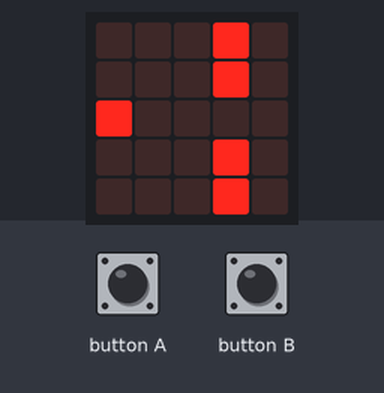
Simulated run of this program. Board: BBC micro:bit running MicroPython. On the bench: the board's 5×5 LED display. The test bench sets the inputs (shaded band). The interpreter's speed is modelled, so counts of loop turns are approximate.

Above: at 3.1 s.
3.2 s: button A pressed for 2 s
At 4.3 s:
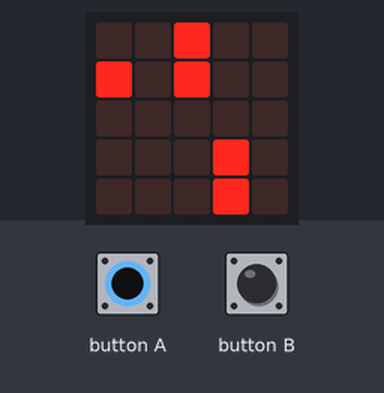
8.0 s: button B pressed for 2 s
At 10.4 s:
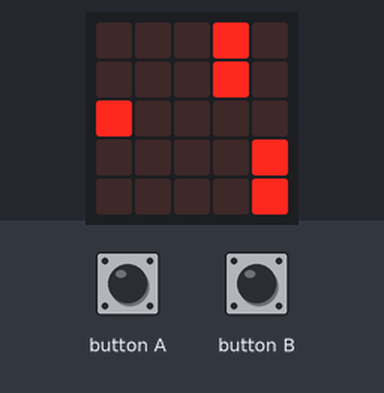
12.8 s: button B pressed for 2 s
At 13.6 s:
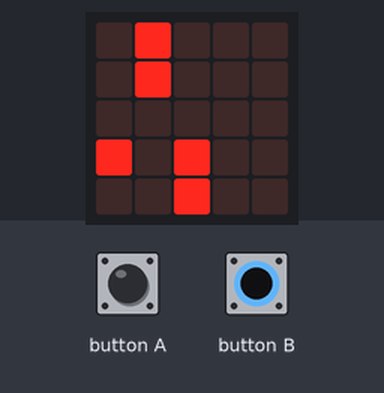
16.8 s: button A pressed for 2 s
At 18.3 s:
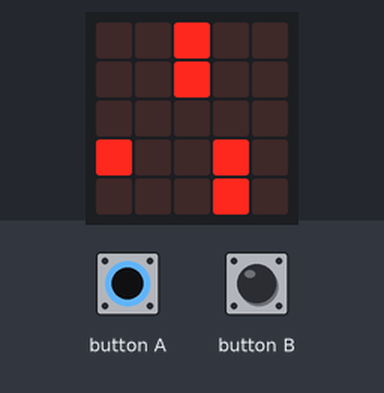
21.8 s: button A pressed for 2 s
At 23.4 s:
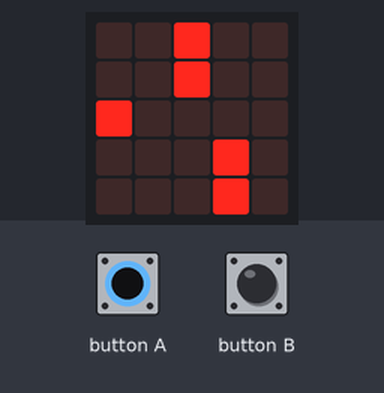
26.8 s: button B pressed for 2 s
At 28.2 s:
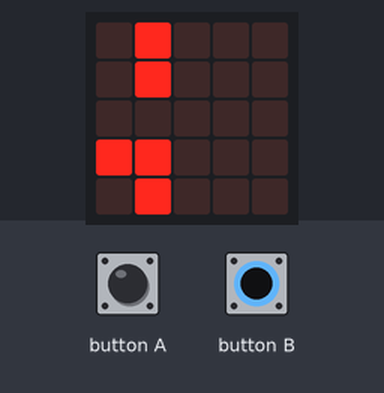
Timing chart, 0 to 29.8 s (numbered marks = the images above; inputs shaded):
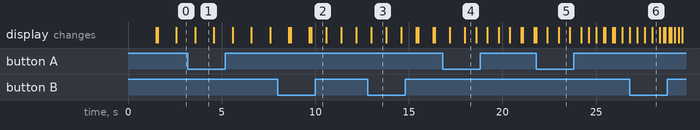

Measured:
- after the input at 3.2 s, the display: changes after 0.38 s (image 1)
- after the input at 8.0 s, the display: first differs from a run without the input after 1.8 s (image 2)
- after the input at 12.8 s, the display: changes after 0.19 s (image 3)
- after the input at 16.8 s, the display: first differs from a run without the input after 1.2 s (image 4)
- after the input at 21.8 s, the display: first differs from a run without the input after 1.2 s (image 5)
- after the input at 26.8 s, the display: first differs from a run without the input after 0.80 s (image 6 shows a later state)
- what the display in image 1 shows lasts 1.0 s, from 3.6 s to 4.6 s

The program:

flappy_micro.py
```python
# Imports go at the top
from microbit import *


# Code in a 'while True:' loop repeats forever
b = [2]
p1 = [[4,0],[4,1]]
p2 = [[4,3],[4,4]]
display.set_pixel(0, b[0], 9)
display.set_pixel(p1[0][0], p1[0][1], 9)
display.set_pixel(p1[1][0], p1[1][1], 9)
sleep(1500)
display.set_pixel(p2[0][0], p2[0][1], 9)
display.set_pixel(p2[1][0], p2[1][1], 9)
sleep(80)

def draw_pipe(x1, y1, x2, y2, n):
    display.set_pixel(x1, y1, n)
    display.set_pixel(x2, y2, n)
def draw_bird(x,y,n):
    display.set_pixel(x, y, n)
def bird_control(b):
    # control bird
    if button_a.is_pressed() and (b[0]-1)> (-1):
        y = b[0]
        b[0] = b[0]-1
        draw_bird(0, y, 0)
        draw_bird(0, b[0], 9)

    elif button_b.is_pressed() and (b[0]+1)< 5:
        y = b[0]
        b[0] = b[0]+1
        draw_bird(0, y, 0)
        draw_bird(0, b[0], 9)
def pipe_run(pipe,toc_do):
    if pipe[0][0] > 0:
        draw_pipe(pipe[0][0],pipe[0][1],pipe[1][0],pipe[1][1],0)
        pipe[0][0] -= 1
        pipe[1][0] -= 1
        draw_pipe(pipe[0][0],pipe[0][1],pipe[1][0],pipe[1][1],9)
        sleep(toc_do)
        if pipe[0][0] == 0:
            draw_pipe(pipe[0][0],pipe[0][1],pipe[1][0],pipe[1][1],0)
            pipe[0][0] = 4
            pipe[1][0] = 4
            draw_pipe(pipe[0][0],pipe[0][1],pipe[1][0],pipe[1][1],9)
            sleep(100)


toc_do = 1000
dem = 1
while True:
    # pipe move
    bird_control(b)
    pipe_run(p1,toc_do)
    pipe_run(p2,toc_do)
    dem += 1
    if dem % 5 == 0 and toc_do-200 > 0:
        toc_do -= 200
```
